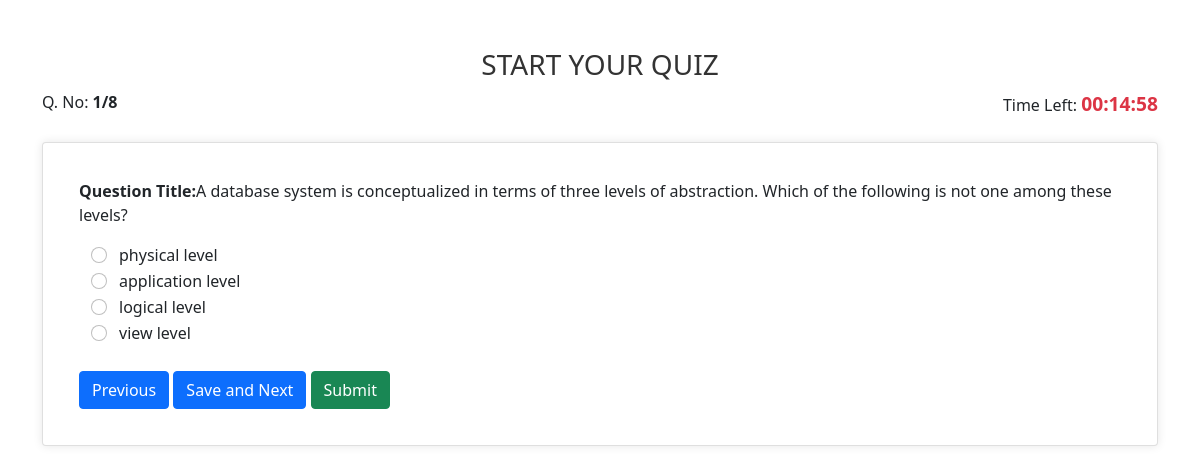
The app's page /start_quiz/6 (signed in) with its own data.
### application/models.py (models this page shows)
class Question(db.Model):
    id = db.Column(db.Integer, primary_key=True)
    quiz_id = db.Column(db.Integer, db.ForeignKey('quiz.id'), nullable=False)
    question_title = db.Column(db.String(), nullable=False)
    option1 = db.Column(db.String(), nullable=False)
    option2 = db.Column(db.String(), nullable=False)
    option3 = db.Column(db.String(), nullable=False)
    option4 = db.Column(db.String(), nullable=False)
    correct_option = db.Column(db.Integer, nullable=False)

### application/controllers.py (the view, shortened to what this page needs)
@app.route("/start_quiz/<int:quiz_id>", methods=["GET", "POST"])
def start_quiz(quiz_id):
    user_id = session.get("user_id")
    if not user_id:
        return redirect(url_for("login"))
    quiz = Quiz.query.get_or_404(quiz_id)
    questions = quiz.questions
    total_questions = len(questions)
    if "quiz_data" not in session or session["quiz_data"].get("quiz_id") != quiz_id:
        session["quiz_data"] = {
            "quiz_id": quiz_id,
            "question_index": 0,
            "answers": {},
            "start_time": datetime.utcnow().isoformat(),
        }
        print(f"Quiz data initialized in session: {session['quiz_data']}")
    quiz_data = session["quiz_data"]
    current_question_index = quiz_data["question_index"]
    if current_question_index >= total_questions:
        score = calculate_score(quiz_id, quiz_data["answers"])
        save_score(quiz_id, user_id, score)
        session.pop("quiz_data", None)
        print("Quiz completed, redirecting to view_scores")
        return redirect(url_for("view_scores", user_id=user_id))
    question = questions[current_question_index]
    selected_answer = quiz_data["answers"].get(str(question.id))
    start_time_str = quiz_data["start_time"]
    time_left = calculate_time_left(quiz.time_duration, start_time_str)
    return render_template(
        "start_quiz.html",
        quiz=quiz,
        question=question,
        current_question_index=current_question_index + 1,
        total_questions=total_questions,
        time_left=time_left,
        selected_answer=selected_answer,
    )

### application/controllers.py (called while the page is built)
def calculate_time_left(duration, start_time_str):
    try:
        start_time_utc = datetime.fromisoformat(start_time_str).replace(tzinfo=pytz.utc)
        now_utc = datetime.now(pytz.utc)
        quiz_end_time_utc = start_time_utc + timedelta(
            hours=duration.hour, minutes=duration.minute, seconds=duration.second
        )
        time_left_delta = quiz_end_time_utc - now_utc
        if time_left_delta.total_seconds() <= 0:
            return "00:00:00"
        hours, remainder = divmod(time_left_delta.total_seconds(), 3600)
        minutes, seconds = divmod(remainder, 60)
        return f"{int(hours):02}:{int(minutes):02}:{int(seconds):02}"
    except Exception as e:
        print(f"Error calculating time left: {e}")
        return "00:00:00"

### templates/start_quiz.html (shortened to what this page needs)
<!DOCTYPE html>
<html lang="en">
<head>
    <link rel="stylesheet" href="{{url_for('static', filename = 'start_quiz.css')}}">
    <link href="https://cdn.jsdelivr.net/npm/bootstrap@5.0.2/dist/css/bootstrap.min.css" rel="stylesheet"
>
</head>
<body>
    <div class="container mt-5">
        <h3>Start Your Quiz</h3>
        <form method ="POST">
            <div class="d-flex justify-content-between">
                <span>Q. No: <strong>{{current_question_index }}/{{total_questions}}</strong></span>
                <span>Time Left: <strong id ="time-left">{{time_left}}</strong></span>
            </div>
            <div class="card mt-4">
                <div class="card-body">
                    <p><strong>Question Title:</strong>{{question.question_title}} </p>
                    <div class="container">
                        <div class="row">
                            <div class="col-md-12">
                                <div class="form-check">
                                    <input class="form-check-input" type="radio" name="answer" id="option1" value="1" {% if  selected_answer == "1" %}checked{%endif %}>
                                    <label class="form-check-label" for="option1">{{question.option1}}</label>
                                </div>
                                <div class="form-check">
                                    <input class="form-check-input" type="radio" name="answer" id="option2" value="2" {% if selected_answer == "2"%}checked{%endif %}>
                                    <label class="form-check-label" for="option2">{{question.option2}}</label>
                                </div>
                                <div class="form-check">
                                    <input class="form-check-input" type="radio" name="answer" id="option3" value="3" {% if selected_answer == "3" %}checked{%endif %}>
                                    <label class="form-check-label" for="option3">{{question.option3}}</label>
                                </div>
                                <div class="form-check">
                                    <input class="form-check-input" type="radio" name="answer" id="option4" value="4" {% if selected_answer == "4" %}checked{%endif %}>
                                    <label class="form-check-label" for="option4">{{question.option4}}</label>
                                </div>
                            </div>
                        </div>
                    </div>
                    <div class="mt-4">
                        <button class="btn btn-primary"type ="submit" name ="action" value="Previous">Previous</button>
                        <button class="btn btn-primary"type ="submit" name ="action" value="next">Save and Next</button>
                        <button class="btn btn-success" type="submit" name = "action" value = "submit">Submit</button>
                    </div>
                </div>
            </div>
    </form>
    </div>
</body>
</html>

### static/start_quiz.css (style rules this page uses)
body { font-family: Arial, sans-serif; background-color: #f0f8ff; margin:0px; padding:0px; }
.container { max-width: 900px; margin:auto; }
h3 { color: #333; margin-bottom: 25px; text-align:center; font-size: 2rem; font-weight: 700; text-transform: uppercase; }
.card { border: none; box-shadow: 0 0 10px rgba(0, 0, 0, 0.1); border-radius: 10px; background-color: #fff; padding:20px; }
.card-body { padding: 20px; }
.d-flex { margin-bottom:15px; }
#time-left { font-size: 1.2rem; font-weight: bold; color:#dc3545; }
.form-check { margin-bottom: 15px; }
.form-check-input { margin-top: 0.3rem; position: relative; top: 0px; left: 0px; }
.form-check-label { position: relative; left: 0.25rem; }
.btn { padding:12px 25px; font-size: 1.1rem; border-radius: 30px; transition: all 0.3s ease; }
.btn-success { background-color: #28a745; border-color: #28a745; color: #fff; }

### records on screen
Question: question_title "A database system is conceptualized in terms of three levels of abstraction. Which of the following is not one among these levels?", option1 "physical level", option2 "application level", option3 "logical level", option4 "view level"

### other values on screen
{{ current_question_index }} "1"
{{ total_questions }} "8"
